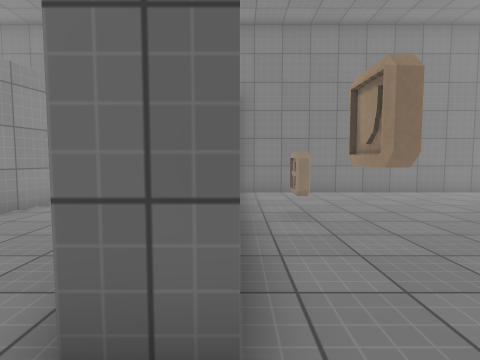
View 1 (above)

16 first-person views from a walk through a scene from a Unity 3-D project. The camera is 1.2 m above the floor, tilts 4° down and sees 80° across. The floor is counted in squares, 1 m on a side. Each view is taken from the middle of a square. On the plan, view 1 faces up. The plan holds only what a view shows up to about 13 squares ahead; the rest is blank. The place goes on beyond the plan. The player character is not drawn. Surface patterns are stand-ins for the level's own textures.

View 2
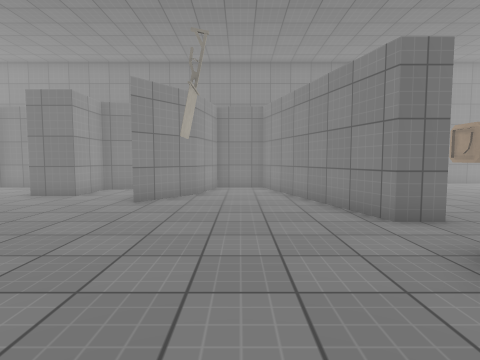

View 3
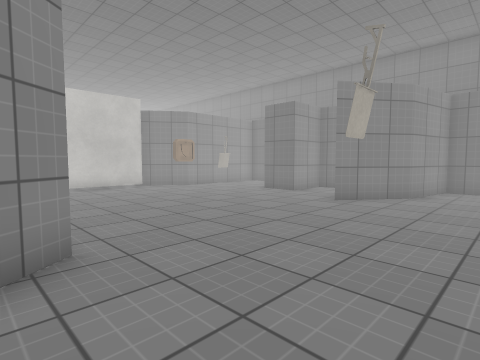

View 4
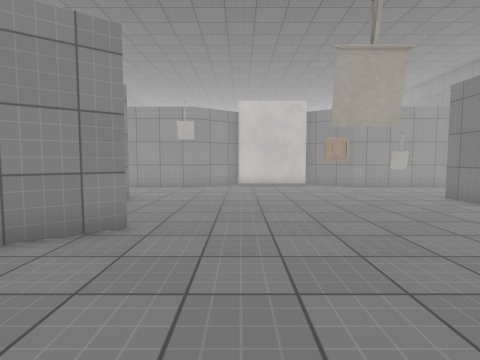

View 5
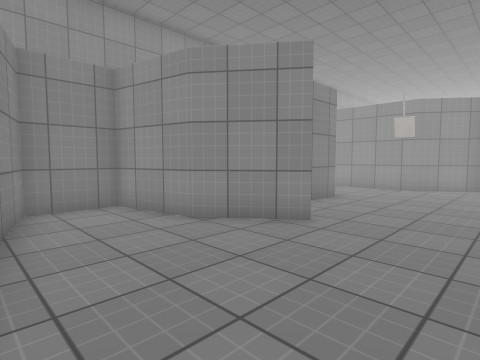

View 6
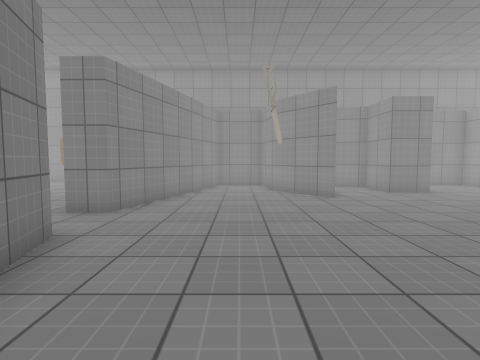

View 7
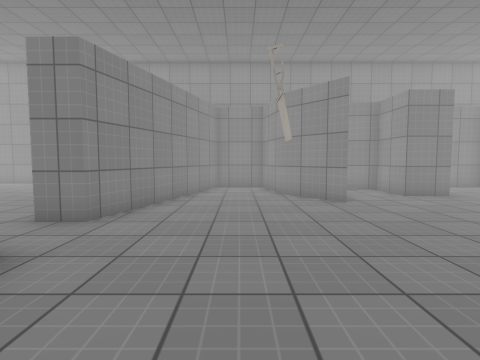

View 8
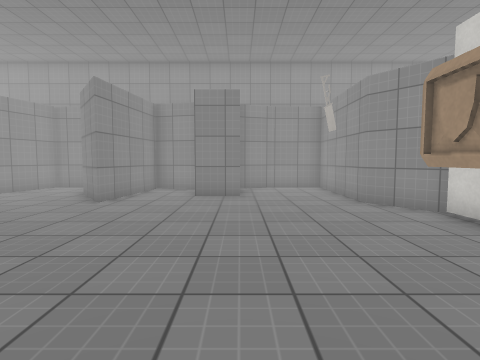

View 9
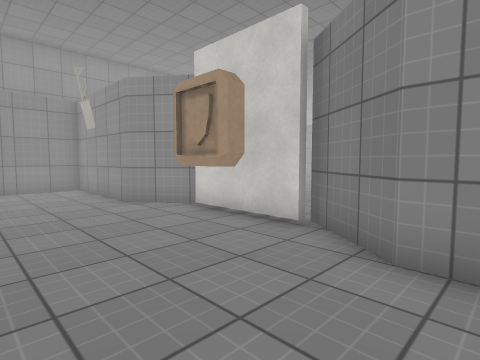

View 10
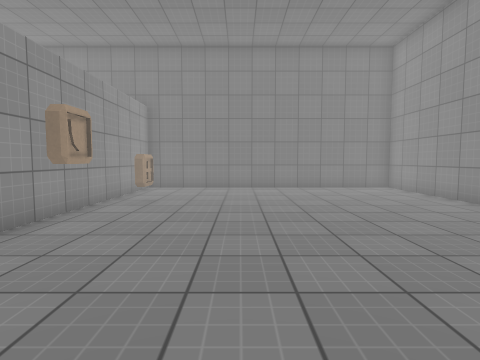

View 11
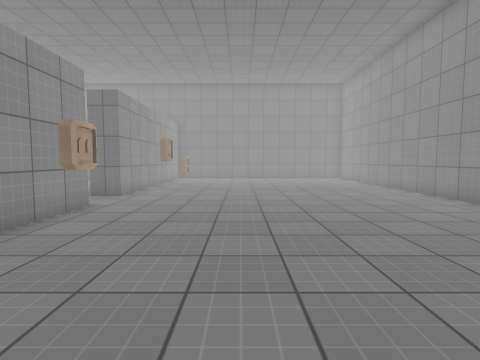

View 12
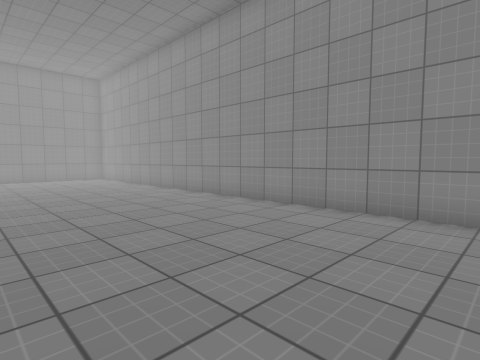

View 13
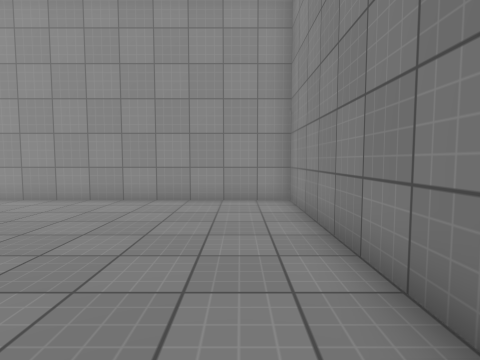

View 14
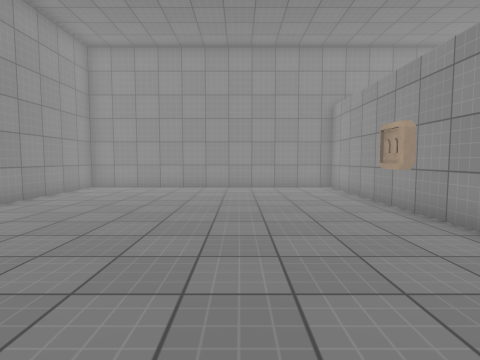

View 15
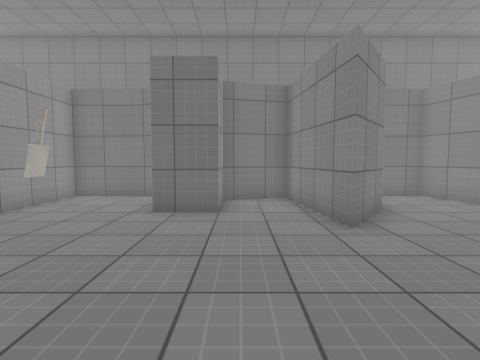

View 16
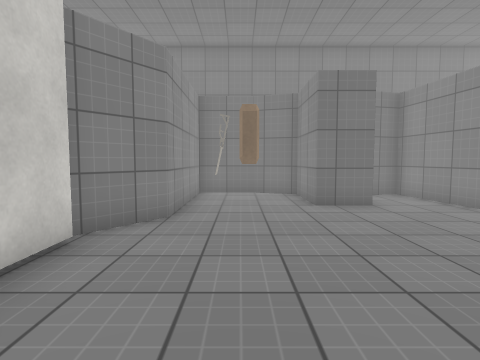

### Floor plan
Ten units are one square. View 1 is at (0, 0); x grows to the right and y downward. Boxes are objects, and circles mark ways between rooms. Rooms are numbered by the first view taken in them; rooms with no view inside come last. Other rooms are left out.
<svg viewBox="-165 -110 275 210">
<path fill="none" stroke="#000" d="M-111 45 -95 45 -95 65 -75 70 -70 30 -55 50 -50 75 -30 75 -10 5 0 5M-154 -21 -154 11M-159 11 -145 30 -145 75 -125 75 -110 70M0 -15 -10 -15 -30 -85 -50 -85 -55 -60 -70 -40 -75 -80 -95 -75 -95 -55 -110 -55 -110 -80 -125 -85 -145 -85 -145 -40 -160 -20M0 5 0 95 105 95 105 -105 0 -105 0 -15"/>
<rect x="-145" y="-65" width="10" height="20" fill="#bbb"><title>other object</title></rect>
<rect x="-135" y="-35" width="10" height="20" fill="#bbb"><title>shield</title></rect>
<rect x="-55" y="-5" width="10" height="10" fill="#bbb"><title>other object</title></rect>
<rect x="5" y="15" width="10" height="20" fill="#bbb"><title>other object</title></rect>
<rect x="5" y="-35" width="10" height="20" fill="#bbb"><title>shield</title></rect>
<rect x="5" y="-65" width="10" height="10" fill="#bbb"><title>other object</title></rect>
<circle cx="-5" cy="-5" r="3" fill="#2a7"/>
<text x="-80" y="0">1</text>
<text x="50" y="-10">2</text>
</svg>
Room 1 opens to room 2.

Where each view was taken, in squares from view 1:
view 1: 0 up, 0 right, facing up
view 2: 4 down, 4 left, facing up
view 3: 4 down, 3 left, facing up-left
view 4: 1 down, 2 left, facing left
view 5: 0 up, 2 left, facing down-left
view 6: 6 up, 4 left, facing down
view 7: 5 up, 4 left, facing down
view 8: 5 up, 11 left, facing down
view 9: 5 up, 11 left, facing down-left
view 10: 2 down, 4 right, facing up
view 11: 8 down, 4 right, facing up
view 12: 8 down, 4 right, facing up-right
view 13: 8 down, 2 right, facing right
view 14: 3 up, 4 right, facing down
view 15: 1 down, 9 left, facing up
view 16: 2 down, 13 left, facing up
